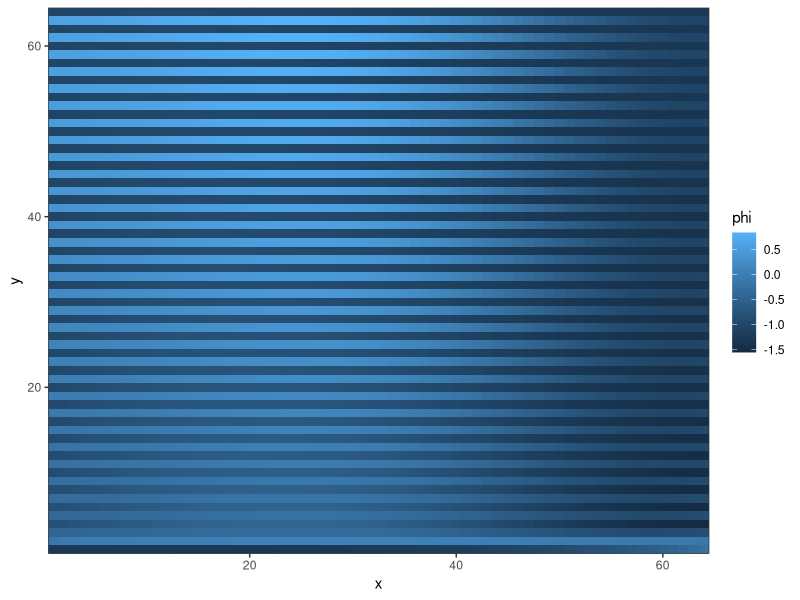

Write R code to recreate this figure.
## file to make figure for problem set 1.1
require("ggplot2")

## read data
dat <- read.csv("final_phi.csv", header = FALSE)

n <- ncol(dat)-1

## convert to long format and add x and y vals for plotting
dat <- matrix(as.matrix(dat[,1:n]), ncol = 1)
dat <- cbind(dat, matrix(c(rep(seq(1, n), each = n), rep(seq(1, n), times = n)), ncol = 2))
colnames(dat) <- c("phi", "x", "y")
dat <- as.data.frame(dat) ## change to data.frame

## generate plot
out <- ggplot(dat, aes(x = x, y = y, fill = phi)) +
  geom_raster() +
  scale_y_continuous(expand = c(0,0)) +
  scale_x_continuous(expand = c(0,0)) +
  ##coord_quickmap() +
  theme_bw()

filepath <- "phi_128.png"
ggsave(filepath, out)

print(paste0("output saved to ", filepath))

